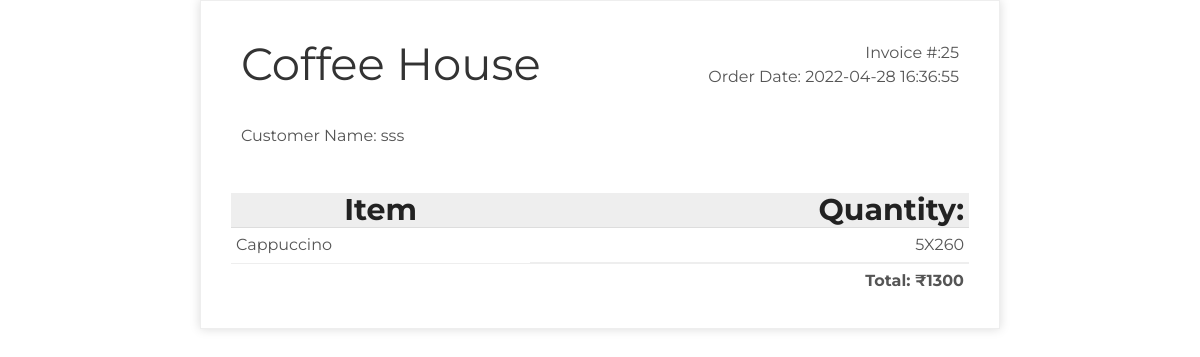
Page /template.php?oid=25 on the committed database.
### tables this page shows
CREATE TABLE `orders` (
  `order_id` int(11) NOT NULL,
  `cust_id` int(11) DEFAULT NULL,
  `cust_name` varchar(255) DEFAULT NULL,
  `itembought` varchar(255) DEFAULT NULL,
  `itemsbought` int(11) DEFAULT NULL,
  `total_bill` int(11) DEFAULT NULL,
  `cust_note` varchar(255) DEFAULT NULL,
  `order_date` datetime NOT NULL DEFAULT current_timestamp()
);

### template.php (the view, shortened to what this page needs)
<?php
	include('dbconnect.php');
	if($_GET['oid']){
	$q="SELECT * from orders where order_id='{$_GET['oid']}'";
	$stm=mysqli_query($conn,$q);
	$rows=$stm->fetch_assoc();
	$cnam=$rows['cust_name'];
	$ib=$rows['itembought'];
	$isb=$rows['itemsbought'];
	$tb=$rows['total_bill'];
	$orderdate=$rows['order_date'];
	}
?>
<!DOCTYPE html>
<html>
	<head>
		<link rel="stylesheet" href="https://cdnjs.cloudflare.com/ajax/libs/font-awesome/5.15.4/css/all.min.css">
		<link rel="stylesheet" href="https://cdnjs.cloudflare.com/ajax/libs/bootstrap/4.6.1/css/bootstrap.min.css">
		<link rel="stylesheet" href="css/style.css">
	</head>
	<body onload="CallPrint();">
		<div class="invoice-box" >
			<table cellpadding="0" cellspacing="0">
				<tr class="top">
					<td colspan="2">
						<table>
							<tr>
								<td class="title">
									 Coffee House
								</td>
								<td>
									Invoice #:<?php
										echo $_GET['oid'];
									?><br />
									Order Date: <?php echo $orderdate;?><br />
								</td>
							</tr>
						</table>
					</td>
				</tr>
				<tr class="information">
					<td colspan="2">
						<table>
							<tr>
								<td>
									Customer Name: <?php echo $cnam;?><br />
								</td>
							</tr>
						</table>
					</td>
				</tr>
				<tr class="heading">
					<td>Item</td>
					<td>Quantity:</td>
				</tr>
				<tr class="item">
					<td><?php echo $ib;?></td>
					<td><?php echo $isb."X";$pc=$tb/$isb;echo $pc;?></td>
				</tr>
				<tr class="total">
					<td></td>
					<td>Total: &#8377;<?php echo $tb;?></td>
				</tr>
			</table>
		</div>
	</body>
</html>

### css/style.css (style rules this page uses)
* { font-family: 'Montserrat', sans-serif; margin: 0; padding: 0; -webkit-box-sizing: border-box; box-sizing: border-box; outline: none; border: none; text-decoration: none !important; -webkit-transition: all .2s linear; transition: all .2s linear; }
html { font-size: 62.5%; overflow-x: hidden; scroll-behavior: smooth; scroll-padding-top: 6rem; }
.heading { text-align: center; margin-bottom: 4rem; font-size: 3rem; text-transform: capitalize; color: #222; }

### template.php (style rules this page uses)
.invoice-box { max-width: 800px; margin: auto; padding: 30px; border: 1px solid #eee; box-shadow: 0 0 10px rgba(0, 0, 0, 0.15); font-size: 16px; line-height: 24px; font-family: 'Helvetica Neue', 'Helvetica', Helvetica, Arial, sans-serif; color: #555; }
.invoice-box table { width: 100%; line-height: inherit; text-align: left; }
.invoice-box table td { padding: 5px; vertical-align: top; }
.invoice-box table tr td:nth-child(2) { text-align: right; }
.invoice-box table tr.top table td { padding-bottom: 20px; }
.invoice-box table tr.top table td.title { font-size: 45px; line-height: 45px; color: #333; }
.invoice-box table tr.information table td { padding-bottom: 40px; }
.invoice-box table tr.heading td { background: #eee; border-bottom: 1px solid #ddd; font-weight: bold; }
.invoice-box table tr.item td { border-bottom: 1px solid #eee; }
.invoice-box table tr.total td:nth-child(2) { border-top: 2px solid #eee; font-weight: bold; }

### rows in the picture
orders: order_date "2022-04-28 16:36:55", cust_name "sss", itembought "Cappuccino", itemsbought "5", pc "260", total_bill "1300"

### other values in the picture
$_GET['oid'] "25"
